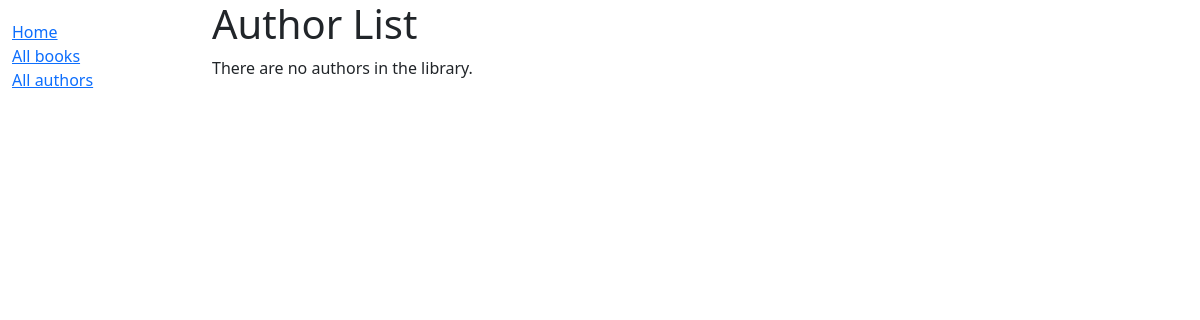
Page /catalog/authors/ on the earlier database version.
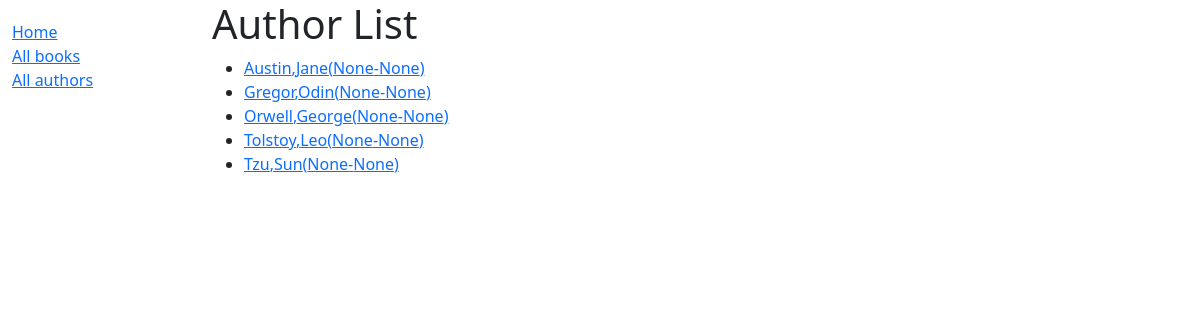
Same page on the later database version.
### catalog/models.py (models this page shows, shortened)
class Author(models.Model):
    first_name = models.CharField(max_length=100)
    last_name = models.CharField(max_length=100)
    date_of_birth = models.DateField(null=True, blank=True)
    date_of_death = models.DateField('Died', null=True, blank=True)
    class Meta:
        ordering = ['last_name', 'first_name']
    def get_absolute_url(self):
        return reverse('author-detail', args=[str(self.id)])

### catalog/views.py (the view)
# urls.py: path('authors/', views.AuthorListView.as_view(), name='authors'),
class AuthorListView(generic.ListView):
    model = Author
    paginate_by = 20

### catalog/templates/catalog/author_list.html
{% extends "base_generic.html" %}
{% block content %}
  <h1>Author List</h1>
  {% if author_list %}
    <ul>
      {% for author in author_list %}
      <li>
        <a href="{{ author.get_absolute_url }}">{{author.last_name}},{{ author.first_name }}({{author.date_of_birth}}-{{author.date_of_death}})</a>
      </li>
      {% endfor %}
    </ul>
  {% else %}
    <p>There are no authors in the library.</p>
  {% endif %}
{% endblock %}

Differences in the rows shown:
added Author: last_name "Austin", first_name "Jane", date_of_birth "None", date_of_death "None"
added Author: last_name "Gregor", first_name "Odin", date_of_birth "None", date_of_death "None"
added Author: last_name "Orwell", first_name "George", date_of_birth "None", date_of_death "None"
added Author: last_name "Tolstoy", first_name "Leo", date_of_birth "None", date_of_death "None"
added Author: last_name "Tzu", first_name "Sun", date_of_birth "None", date_of_death "None"
Other differences:
text no longer shown: "There are no authors in the library."
